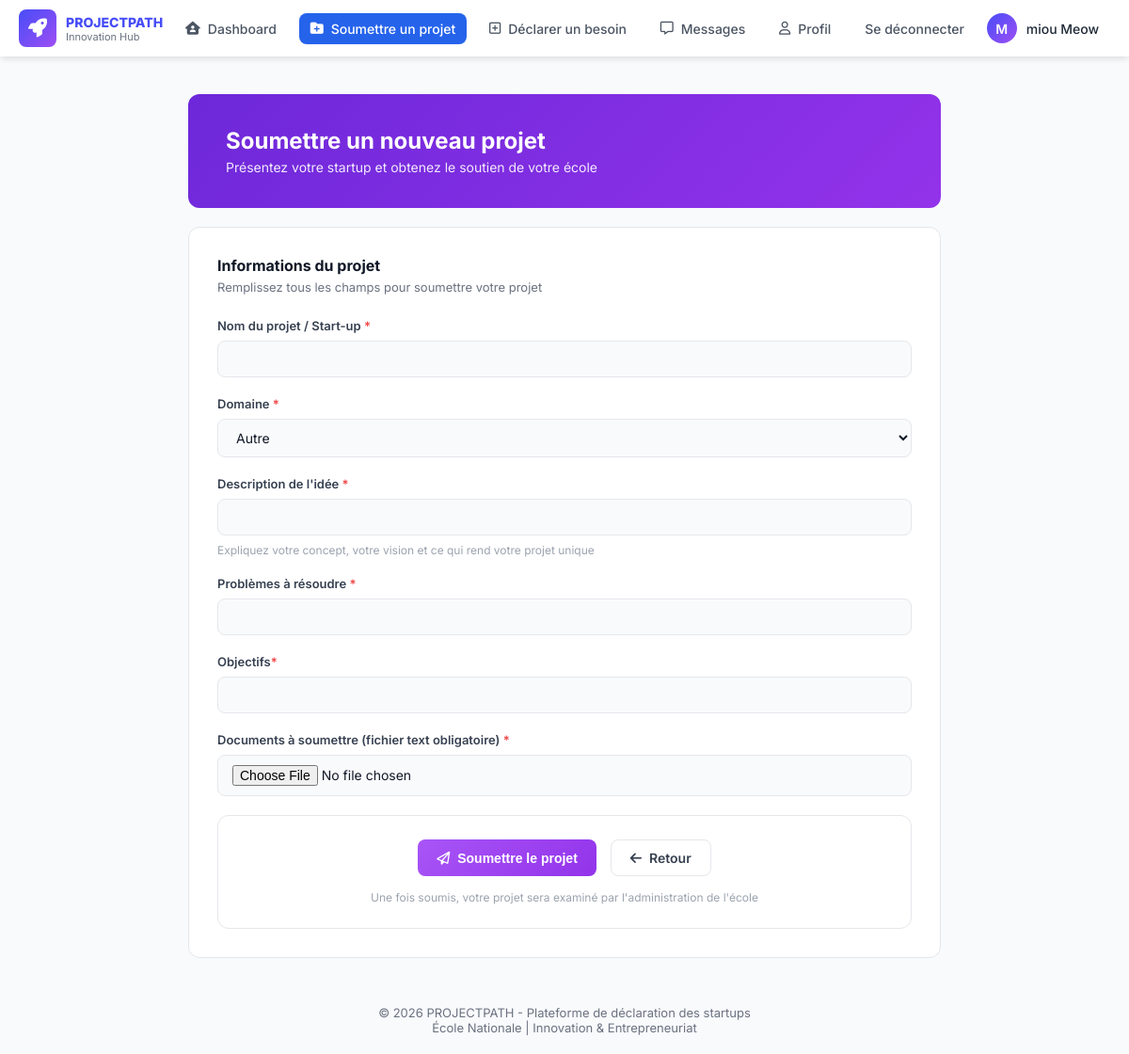
Screenshot of /add_project/13 (signed in) with the database file from the repository.
### PP/models.py (models this page shows, shortened)
class CompteEtudiant(AbstractUser, PermissionsMixin):
    matricule = models.fields.IntegerField(unique=True, validators= [Validate_matricule], default = "123889357")
    class Niveau(models.TextChoices):
        one = "1CP", "1CP"
        two = "2CP", "2CP"
        three = "1CS" , "1CS"
        four = "2CS" , "2CS"
        five = "3CS", "3CS"
    niveau_etude = models.fields.CharField(max_length = 5 , choices = Niveau.choices, default = "1CP")
    telephone = models.fields.IntegerField(validators=[Validate_telephone], default=42)
    class Meta:
        verbose_name = "User"
        verbose_name_plural = "Users"

### PP/views.py (the view)
# urls.py: path('add_project/<int:user_id>', views.add_project, name = "add_project"),
@login_required
def add_project(request,user_id):
    if request.user.id != user_id:
        return redirect("logout")
    if request.method =="POST":
        form = CreateProject(request.POST, request.FILES)
        if form.is_valid():
            p  = form.save()
            user = CompteEtudiant.objects.get(id = user_id)
            p.participants = user
            p.save()
            return redirect("home", user_id)
    else:
        form = CreateProject()
    return render(request, "Student/add_project.html", {'form' : form ,"user_id": user_id})

### PP/form.py
class CreateProject(forms.ModelForm):
    class Meta:
        model = projet
        exclude =  ('statut','participants',)

### PP/template/Student/add_project.html (shortened to what this page needs)
{% load static %}
<!DOCTYPE html>
<html lang="fr">
<head>
    <link rel="stylesheet" href="https://cdnjs.cloudflare.com/ajax/libs/font-awesome/6.4.0/css/all.min.css">
    <link rel="stylesheet" href="{% static 'css/soumission.css' %}">
</head>
<body>
    <nav>
        <div class="logo">
            <i class="fa-solid fa-rocket"></i>
            <div class="txt">
                <h4>PROJECTPATH</h4>
                <p>Innovation Hub</p>
            </div>
        </div>
        <div class="nav-links" id="nav-links">
            <div id="dash" class="same" data-page="{%url 'home' user_id%}">
                <i class="fa-solid fa-house-user"></i>
                <p>Dashboard</p>
            </div>
            <div class="same active" id="soumettre" data-page="{%url 'add_project' user_id%}">
                <i class="fa-solid fa-folder-plus"></i>
                <p>Soumettre un projet</p>
            </div>
            <div class="same" id="besoin" data-page="{%url 'add_request' user_id%}">
                <i class="fa-regular fa-square-plus"></i>
                <p>Déclarer un besoin</p>
            </div>
            <div class="same" id="message" data-page="{%url 'message_etudiant' user_id%}">
                <i class="fa-regular fa-message"></i>
                <p>Messages</p>
            </div>
            <div class="same" id="profil" data-page="{%url 'user_details' user_id%}">
                <i class="fa-regular fa-user"></i>
                <p>Profil</p>
            </div>
            <div class="same" id="profil" data-page="{%url 'logout'%}">
                <p>Se déconnecter</p>
            </div>
        <div class="nav-right">
            <div class="compte">
                <span id="s1">{{ user.first_name|first }}</span>
                <span id="s2">{{user.last_name}} {{user.first_name}}</span>
            </div>
        </div>
    </nav>
    <main class="container">
        <section class="banner soumission-banner">
            <h1>Soumettre un nouveau projet</h1>
            <p>Présentez votre startup et obtenez le soutien de votre école</p>
        </section>
        <section class="card">
            <div class="card-header">
                <h2>Informations du projet</h2>
                <p>Remplissez tous les champs pour soumettre votre projet</p>
            </div>
            <form enctype="multipart/form-data" method="POST" class="form-grid" onsubmit="return handleSubmit(this)">
                <div class="form-group">
                    <label>Nom du projet / Start-up <span class="required">*</span></label>
                    {{ form.nom_projet }}
                </div>
                <div class="form-group">
                    <label>Domaine <span class="required">*</span></label>
                    {{ form.domaine }}
                </div>
                <div class="form-group">
                    <label>Description de l'idée <span class="required">*</span></label>
                    {{ form.description }}
                    <span class="help-text">Expliquez votre concept, votre vision et ce qui rend votre projet unique</span>
                </div>
                <div class="form-group">
                    <label>Problèmes à résoudre <span class="required">*</span></label>
                    {{ form.probleme_resolu }}
                </div>
                <div class="form-group">
                    <label>Objectifs<span class="required">*</span></label>
                    {{ form.objectif }}
                </div>
                 <div class="form-group">
                    <label for="objectif">Documents à soumettre (fichier text obligatoire) <span class="required">*</span></label>
                    {{form.file_path}}
                </div>
                <div class="action-footer">
                    <div class="action-buttons">
                        <button type="submit" class="btn-submit"><i class="fa-regular fa-paper-plane"></i> Soumettre le projet</button>
                        <a href="{% url 'home' user_id %}" class="btn-draft" style="text-decoration: none; display: inline-flex; align-items: center;"><i class="fa-solid fa-arrow-left"></i> Retour</a>
                    </div>
                    <p class="action-note">Une fois soumis, votre projet sera examiné par l'administration de l'école</p>
                </div>
            </form>
        </section>
    </main>
    <footer style="margin-top: 50px; text-align: center; color: #6b7280; font-size: 13px; padding-bottom: 20px;">
        <p>© 2026 PROJECTPATH - Plateforme de déclaration des startups</p>
        <p>École Nationale | Innovation & Entrepreneuriat</p>
    </footer>
</body>
</html>

### PP/static/css/soumission.css (style rules this page uses)
* { margin: 0; padding: 0; box-sizing: border-box; }
body { font-family: 'Inter', sans-serif; background-color: #f8fafc; color: #1f2937; min-height: 100vh; display: flex; flex-direction: column; align-items: center; }
nav { background: #ffffff; position: fixed; top: 0; width: 100%; height: 60px; display: flex; justify-content: space-between; align-items: center; padding: 0 20px; box-shadow: 0 4px 6px -1px rgba(0, 0, 0, 0.1); z-index: 1000; }
.logo { display: flex; align-items: center; gap: 10px; }
.logo i { height: 40px; width: 40px; background: linear-gradient(135deg, rgb(71, 77, 247), rgb(158, 78, 244)); display: flex; justify-content: center; align-items: center; border-radius: 8px; color: white; font-size: 20px; }
.logo h4 { text-transform: uppercase; font-weight: 800; color: rgb(71, 77, 247); font-size: 14px; margin: 0; }
.logo p { font-size: 11px; color: #6b7280; margin: 0; }
.nav-links { display: flex; flex: 1; justify-content: space-evenly; align-items: center; }
nav .same { display: flex; align-items: center; gap: 8px; padding: 8px 12px; border-radius: 8px; color: #4b5563; font-size: 14px; font-weight: 500; cursor: pointer; transition: all 0.2s ease; }
nav .same.active { background-color: #2563eb; color: white; }
nav .same.active i { color: white; }
.nav-right { display: flex; align-items: center; gap: 15px; }
.compte { display: flex; align-items: center; gap: 10px; font-size: 14px; font-weight: 500; }
#s1 { background: linear-gradient(135deg, rgb(71, 77, 247), rgb(158, 78, 244)); color: white; height: 32px; width: 32px; display: flex; align-items: center; justify-content: center; border-radius: 50%; font-weight: 600; }
#s2 { color: #1f2937; }
.container { width: 90%; max-width: 800px; margin-top: 100px; display: flex; flex-direction: column; gap: 20px; }
.banner { color: white; padding: 35px 40px; border-radius: 12px; }
.soumission-banner { background: linear-gradient(135deg, #6d28d9, #9333ea); }
.banner h1 { font-size: 24px; margin-bottom: 5px; }
.banner p { font-size: 14px; opacity: 0.9; }
.card { background: white; border-radius: 12px; border: 1px solid #e5e7eb; padding: 30px; }
.card-header { margin-bottom: 25px; }
.card-header h2 { font-size: 16px; color: #111827; margin-bottom: 5px; }
.card-header p { font-size: 13px; color: #6b7280; }
.form-grid { display: flex; flex-direction: column; gap: 20px; }
.form-group { display: flex; flex-direction: column; gap: 8px; }
.form-group label { font-size: 13px; font-weight: 600; color: #374151; }
.required { color: #ef4444; }
.form-group input, .form-group select, .form-group textarea { padding: 10px 15px; border-radius: 8px; border: 1px solid #e5e7eb; background-color: #f9fafb; font-family: 'Inter', sans-serif; font-size: 14px; color: #111827; outline: none; transition: 0.2s; }
.help-text { font-size: 12px; color: #9ca3af; }
.action-footer { display: flex; flex-direction: column; align-items: center; gap: 15px; background: white; border-radius: 12px; border: 1px solid #e5e7eb; padding: 25px; }
.action-buttons { display: flex; gap: 15px; }
.btn-draft { background: white; border: 1px solid #e5e7eb; color: #374151; font-weight: 600; padding: 10px 20px; border-radius: 8px; font-size: 14px; cursor: pointer; display: flex; align-items: center; gap: 8px; transition: 0.2s; }
.btn-submit { background: linear-gradient(135deg, #a855f7, #9333ea); border: none; color: white; font-weight: 600; padding: 10px 20px; border-radius: 8px; font-size: 14px; cursor: pointer; display: flex; align-items: center; gap: 8px; transition: 0.2s; }
.action-note { font-size: 12px; color: #9ca3af; }

### rows the page displays
CompteEtudiant: first_name|first "M", last_name "miou", first_name "Meow"
